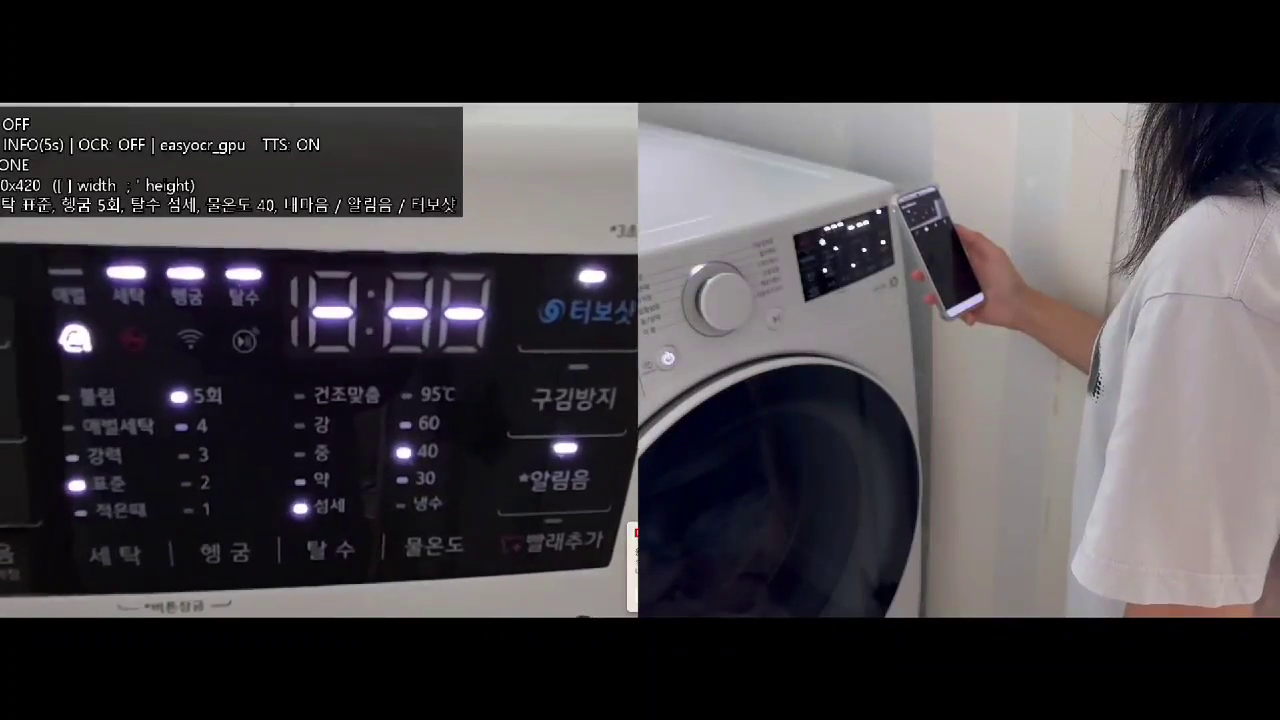
#> input picture frame 32 of _pages/SKT/main-project/images/보기.mp4, 1280 x 720 px, given in place of slow_traffic_small.mp4, which was not available
$ jupyter execute --allow-errors skt_7_08_OpenCV2.ipynb   (shell and % lines are left out)   (text cells are left out)
#> lines starting #> are read from the running program, lines starting #| are printed output that depends on the picture; after the words box and inside, x2 and y2 are one past the last pixel; in counts of white or black regions, pixels touching at a corner belong together; pictures that were not available may be replaced by others from this repository, and a replacement may not be noted
[cell 1]
import cv2 as cv
import numpy as np
import matplotlib.pyplot as plt
print("OpenCV version:", cv.__version__)

[cell 2]
import os
if not os.path.exists('chessboard.jpg'):
    print("이미지 다운로드 실패. 직접 이미지를 업로드하세요.")
else:
    print("chessboard.jpg 다운로드 완료.")

[cell 3]
img_path = 'chessboard.jpg'
img = cv.imread(img_path)
#> (the rest of this cell did not finish here and is left out)

[cell 4]
blockSize = 2  # 주변 윈도우 크기
ksize = 3      # Sobel 마스크 크기
k = 0.04       # Harris 파라미터
#> (the rest of this cell did not finish here and is left out)

[cell 5]
max_corners = 100  # 검출할 코너 최대 개수
quality_level = 0.01  # 코너 품질(0~1)
min_distance = 10     # 코너들 간 최소 거리
#> (the rest of this cell did not finish here and is left out)

#> (a cell that did not finish here is left out)

[cell 7]
feature_params = dict(
    maxCorners = 100,
    qualityLevel = 0.01,
    minDistance = 10,
    blockSize = 3
)
lk_params = dict(
    winSize = (15,15),
    maxLevel = 2,
    criteria = (cv.TERM_CRITERIA_EPS | cv.TERM_CRITERIA_COUNT, 10, 0.03)
)
# 첫 번째 프레임의 코너 검출
#> (the rest of this cell did not finish here and is left out)

[cell 8]
import cv2 as cv
import numpy as np
import gdown
from google.colab.patches import cv2_imshow
# 비디오 URL 및 로컬 저장 경로 설정
video_url = "https://www.bogotobogo.com/python/OpenCV_Python/images/mean_shift_tracking/slow_traffic_small.mp4"
local_video_path = "slow_traffic_small.mp4"
output_video_path = "optical_flow_output.mp4" # 저장할 비디오 파일 경로
# gdown을 사용하여 비디오 파일 다운로드
gdown.download(video_url, local_video_path, quiet=False)
#> (this line was passed over: gdown is not available in this run)
# 비디오 캡처 객체 생성
cap = cv.VideoCapture(local_video_path)
if not cap.isOpened():
    print("비디오 파일을 열 수 없습니다.")
else:
    # Lucas-Kanade 광학 흐름 파라미터 설정
    lk_params = dict(
        winSize=(15, 15),
        maxLevel=2,
        criteria=(cv.TERM_CRITERIA_EPS | cv.TERM_CRITERIA_COUNT, 10, 0.03)
    )
    # 첫 번째 프레임 읽기
    ret, old_frame = cap.read()
#> old_frame is the input picture: shape (720, 1280, 3); mean B, G, R 65.7, 61.9, 65.5
    if not ret:
        print("첫 프레임을 읽을 수 없습니다.")
    else:
        old_gray = cv.cvtColor(old_frame, cv.COLOR_BGR2GRAY)
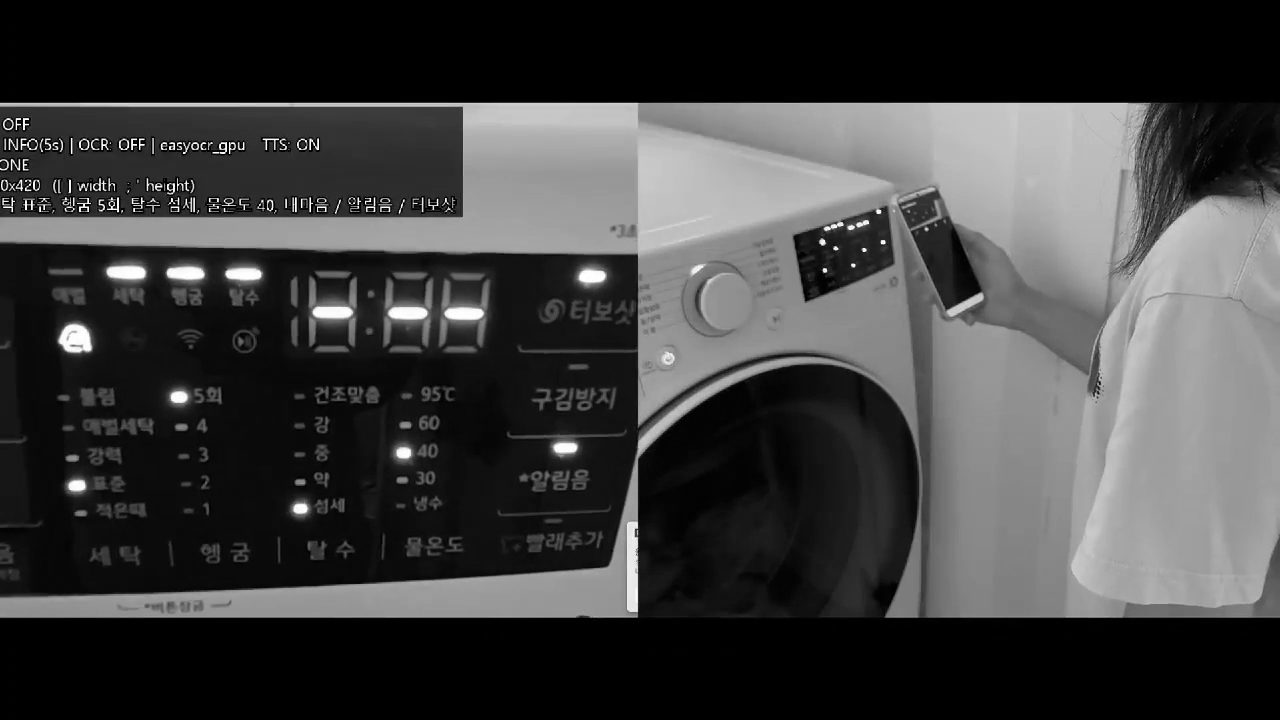
#> old_gray: shape (720, 1280); min 0, max 255, mean 63.4
        # Shi-Tomasi 코너 검출 파라미터 설정
        feature_params = dict(
            maxCorners=100,
            qualityLevel=0.01,
            minDistance=10,
            blockSize=3
        )
        p0 = cv.goodFeaturesToTrack(old_gray, mask=None, **feature_params)
#> p0 = 100 rows, first 8: [85, 205], [218, 207], [372, 209], [318, 149], [104, 146], [170, 149], [111, 208], [183, 153]
        # 비디오 저장을 위한 VideoWriter 객체 설정
        fourcc = cv.VideoWriter_fourcc(*'mp4v') # 코덱 설정 (mp4)
        fps = int(cap.get(cv.CAP_PROP_FPS)) # 원본 비디오의 FPS 가져오기
        width = int(cap.get(cv.CAP_PROP_FRAME_WIDTH))
        height = int(cap.get(cv.CAP_PROP_FRAME_HEIGHT))
        out = cv.VideoWriter(output_video_path, fourcc, fps, (width, height))
        print(f"원본 비디오 FPS: {fps}")

        while True:
            ret, frame = cap.read()
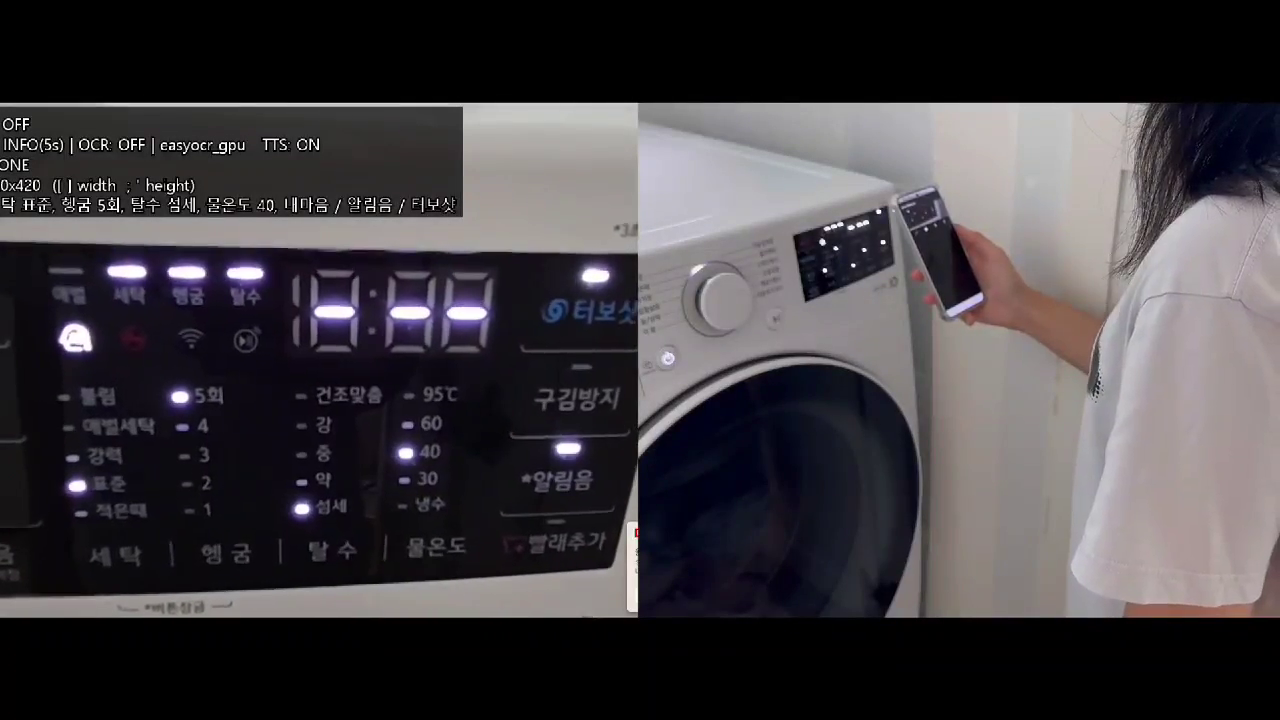
#> input picture frame 33 of _pages/SKT/main-project/images/보기.mp4, 1280 x 720 px, given in place of slow_traffic_small.mp4, which was not available
#> frame is the input picture: shape (720, 1280, 3); mean B, G, R 65.5, 61.7, 65.3
            if not ret:
                break
            frame_gray = cv.cvtColor(frame, cv.COLOR_BGR2GRAY)
            # Lucas-Kanade Optical Flow 계산
            p1, st, err = cv.calcOpticalFlowPyrLK(old_gray, frame_gray, p0, None, **lk_params)
#> p1 = 100 rows, first 8: [84.98, 205], [218, 207], [372, 209], [318, 149], [104, 146], [170, 149], [111, 208], [183, 153]; st = 100 values from 1 to 1; err = 100 values, max 6.63 at index 1, min 0 at index 13, mean 0.701
            if p1 is not None:
                good_new = p1[st == 1]
#> good_new = 100 pairs, first value 3 to 926.6, second value 119 to 269
                good_old = p0[st == 1]
#> good_old = 100 pairs, first value 3 to 927, second value 119 to 269
                # 시각화용 마스크 생성 및 업데이트
                mask = np.zeros_like(frame) # 각 프레임마다 마스크 초기화
                for i, (new, old) in enumerate(zip(good_new, good_old)):
                    x_new, y_new = new.ravel()
                    x_old, y_old = old.ravel()
                    cv.line(mask, (int(x_new), int(y_new)), (int(x_old), int(y_old)), (0, 255, 0), 2)
                    cv.circle(frame, (int(x_new), int(y_new)), 5, (0, 0, 255), -1)
#> this loop made 100 passes
#> (x_new, y_new, x_old, y_old) on passes 1 to 12: (84.98, 205, 85, 205), (218, 207, 218, 207), (372, 209, 372, 209), (318, 149, 318, 149), (104, 146, 104, 146), (170, 149, 170, 149), (111, 208, 111, 208), (183, 153, 183, 153), (21, 180, 21, 180), (140, 144, 140, 144), (40.01, 211, 40, 211), (387, 209, 387, 209)
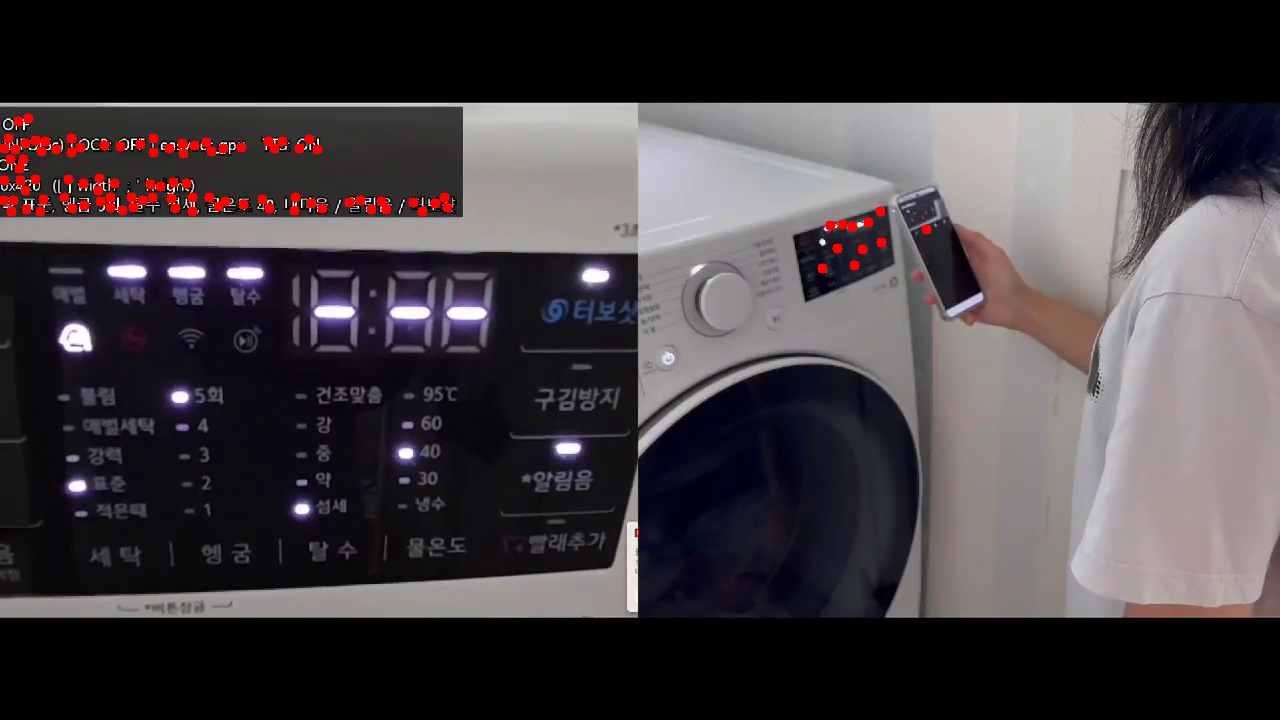
#> frame: shape (720, 1280, 3); 0.88% of pixels changed, all inside (x1, y1, x2, y2) = (0, 113, 932, 274)
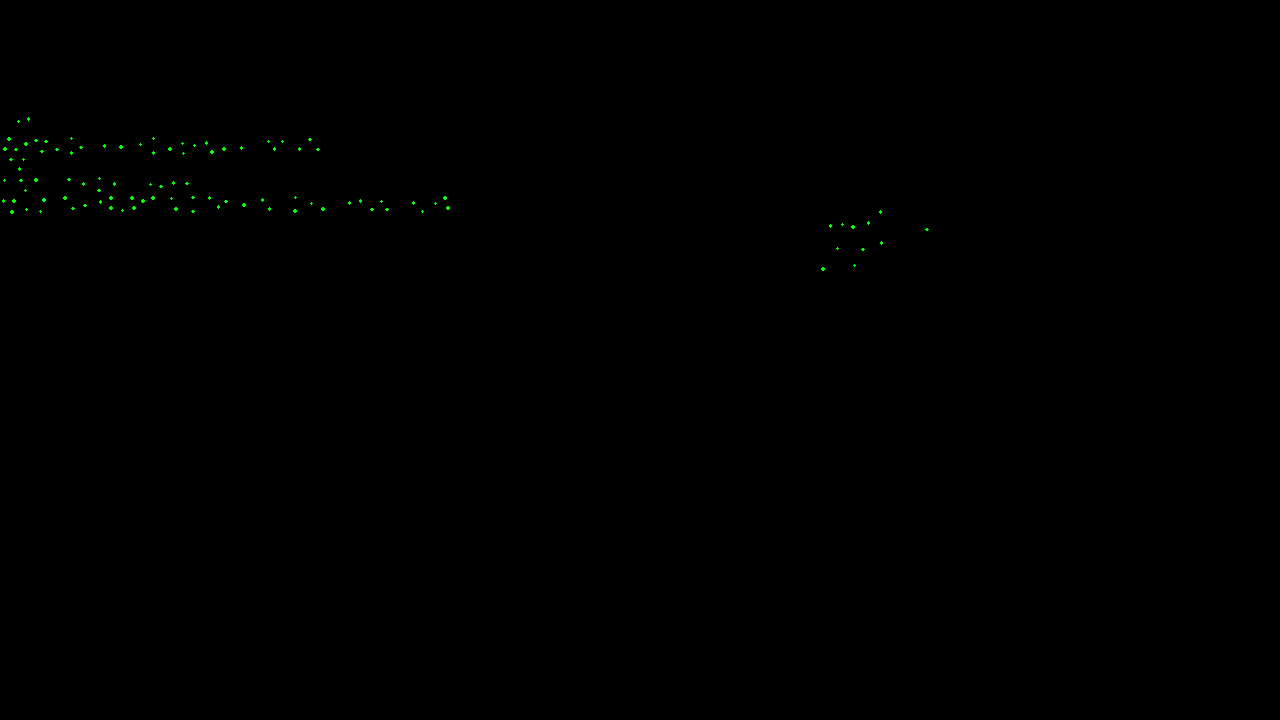
#> mask: shape (720, 1280, 3); mean B, G, R 0, 0.2, 0
                img_flow = cv.add(frame, mask)
                out.write(img_flow) # 처리된 프레임을 비디오 파일에 쓰기

            # 다음 프레임을 위해 현재 프레임과 추적된 좋은 특징점 업데이트
            old_gray = frame_gray.copy()
            if p1 is not None: # p1이 None이 아닐 때만 good_new를 업데이트
                 p0 = good_new.reshape(-1, 1, 2)
#> p0 has the same summary as p1

        # 비디오 처리 완료 후 객체 해제
        cap.release()
        out.release()
        print(f"처리된 비디오가 '{output_video_path}'로 저장되었습니다.")

$ run again, starting later in the video
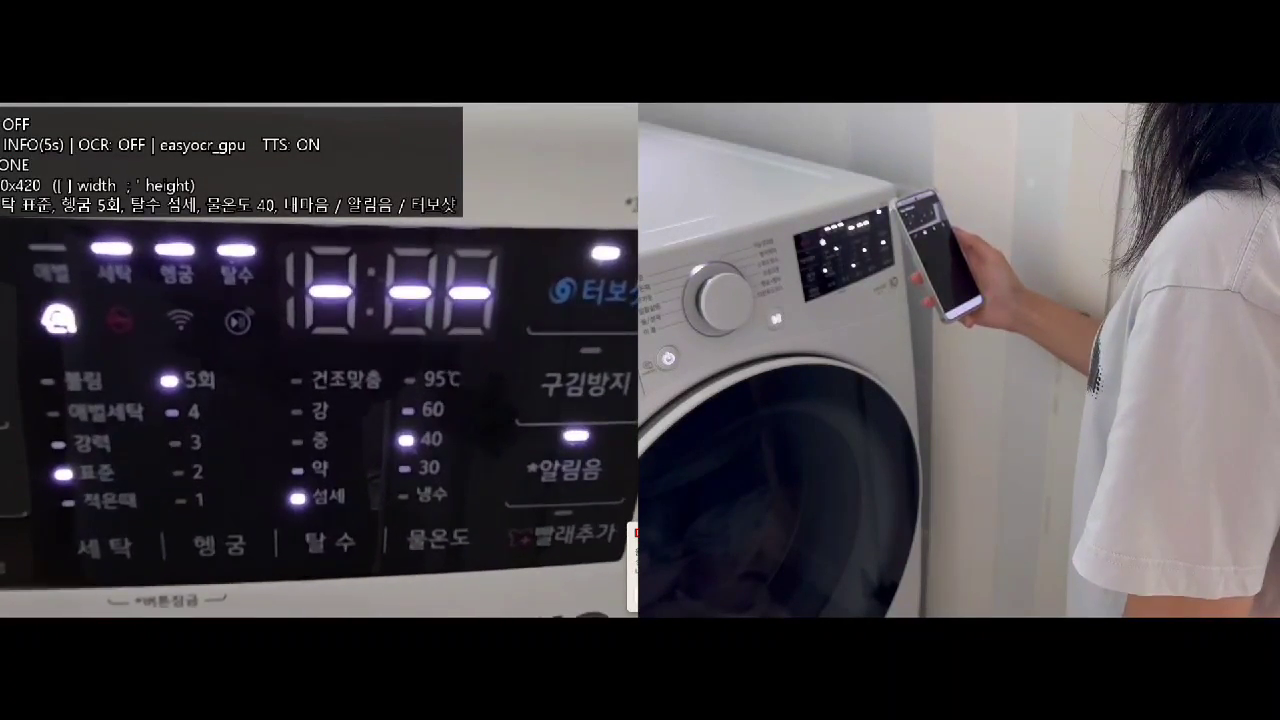
#> input picture frame 145 of _pages/SKT/main-project/images/보기.mp4, 1280 x 720 px, given in place of slow_traffic_small.mp4, which was not available
#> old_frame is the input picture: shape (720, 1280, 3); mean B, G, R 64, 60.1, 63.7
#> `old_gray = cv.cvtColor(old_frame, cv.COLOR_BGR2GRAY)`:
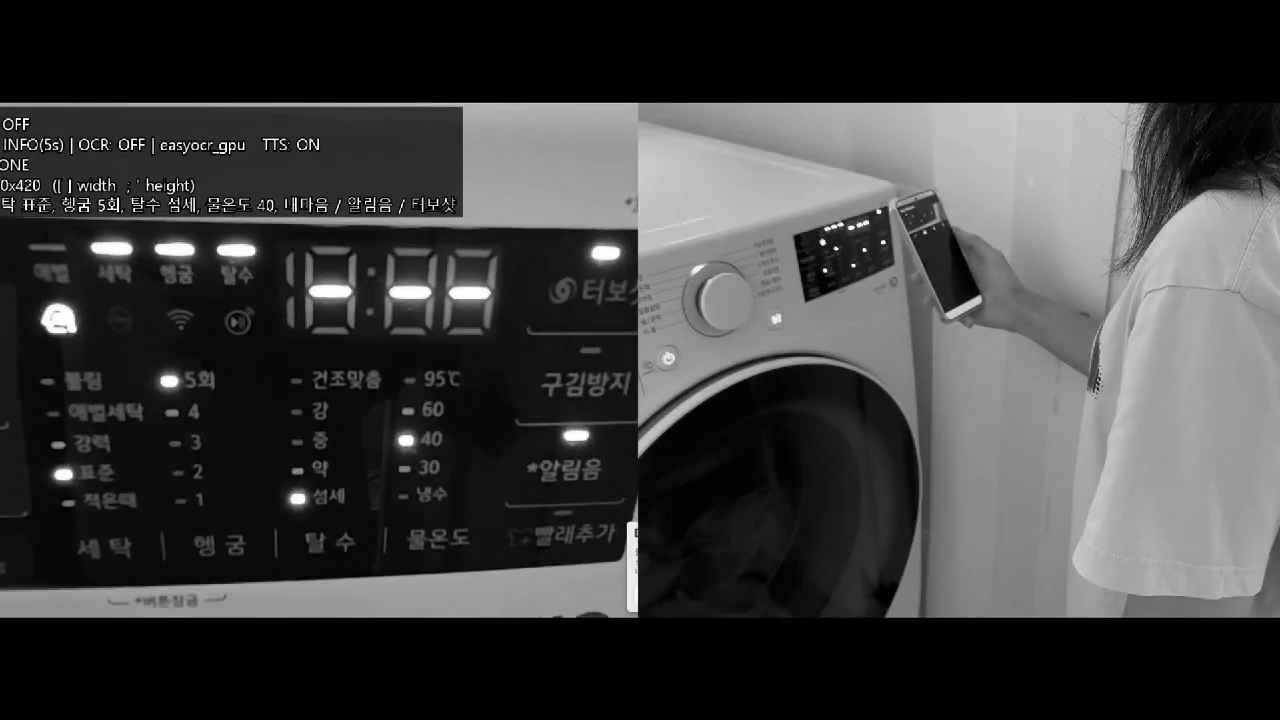
#> old_gray: shape (720, 1280); min 0, max 255, mean 61.6
#> p0 = 100 rows, first 8: [85, 205], [318, 149], [21, 180], [140, 144], [111, 208], [40, 211], [218, 207], [134, 208]
#> p1 has the same summary as p0; st = 100 values from 1 to 1; err = 100 values, max 6.29 at index 6, min 0.00153 at index 58, mean 1.29
#> good_new = 100 pairs, first value 3 to 925.3, second value 120 to 271
#> good_old = 100 pairs, first value 3 to 925, second value 120 to 271
#> the loop `for i, (new, old) in enumerate(zip(good_new, good_old)):` made 100 passes
#> (x_new, y_new, x_old, y_old) on passes 1 to 8: (85, 205, 85, 205), (318, 149, 318, 149), (21, 180, 21, 180), (140, 144, 140, 144), (111, 208, 111, 208), (40, 211, 40, 211), (218, 207, 218, 207), (134, 208, 134, 208)
#> after the loop `for i, (new, old) in enumerate(zip(good_new, good_old)):`:
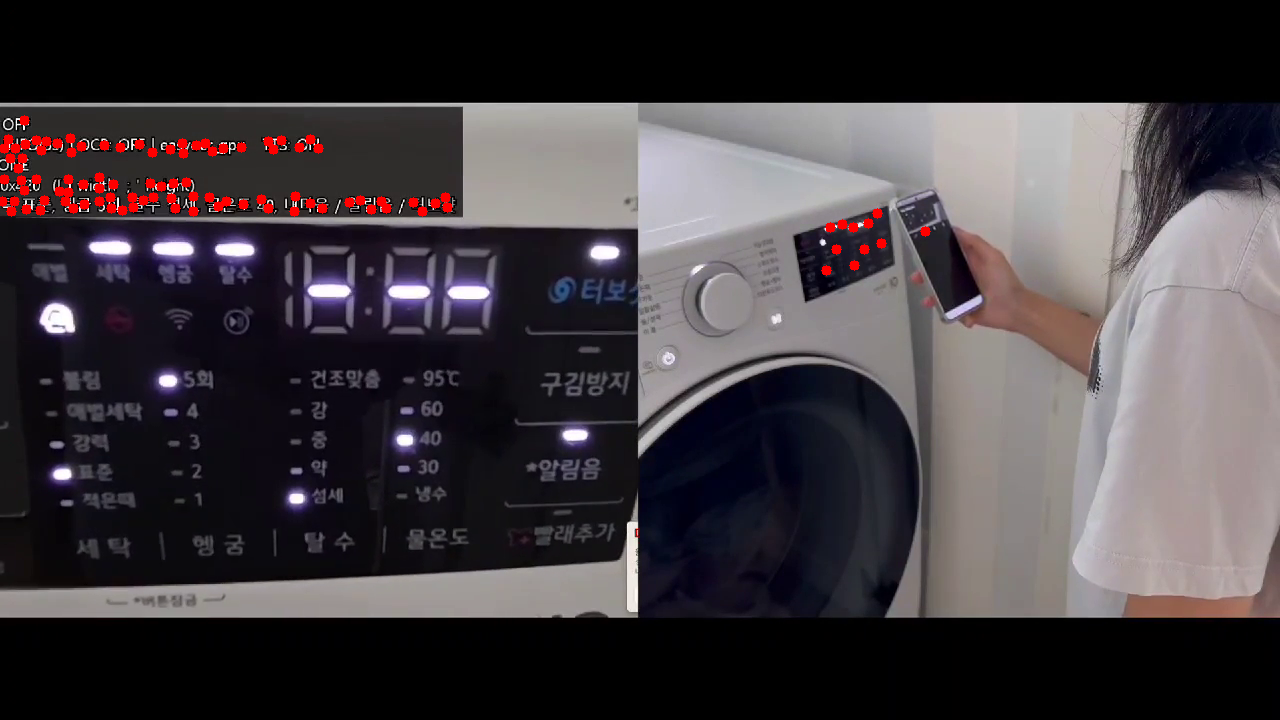
#> frame: shape (720, 1280, 3); mean B, G, R 63.4, 59.5, 65.3
